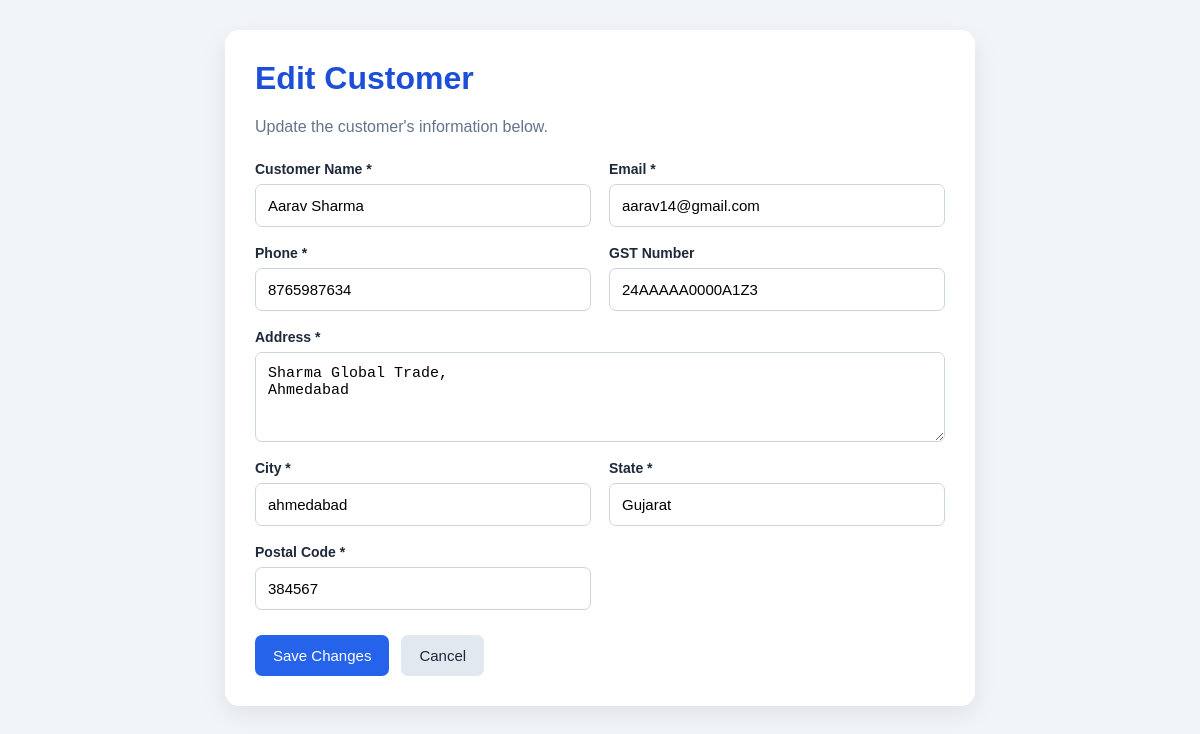
The app's page /customers/3/edit/ (signed in) with its own data.
### core/models.py (models this page shows, shortened)
class Customer(models.Model):
    name = models.CharField(max_length=100)
    email = models.EmailField(max_length=254)
    phone = models.CharField(max_length=10)
    address = models.TextField()
    city = models.CharField(max_length=100)
    state = models.CharField(max_length=100)
    postal_code = models.CharField(max_length=10)
    gst_number = models.CharField(
        max_length=15,
        blank=True,
        null=True,
        unique=True,
    )
    distributor = models.ForeignKey(
        settings.AUTH_USER_MODEL,
        on_delete=models.SET_NULL,
        null=True,
        blank=True,
        related_name="customers",
    )
    created_at = models.DateTimeField(auto_now_add=True)
    updated_at = models.DateTimeField(auto_now=True)
    class Meta:
        ordering = ["name"]
        verbose_name = "Customer"
        verbose_name_plural = "Customers"

### core/views.py (the view, shortened to what this page needs)
# urls.py: path("customers/<int:customer_id>/edit/", views.customer_edit, name="customer_edit",),
@login_required
def customer_edit(request, customer_id):
    if request.user.is_staff:
        customer = get_object_or_404(Customer, id=customer_id)
    else:
        customer = get_object_or_404(
            Customer,
            id=customer_id,
            distributor=request.user
        )
    return render(
        request,
        "customer_edit.html",
        {"customer": customer}
    )

### templates/customer_edit.html (shortened to what this page needs)
<!DOCTYPE html>
<html lang="en">
<head>
</head>
<body>
<div class="container">
    <h1>Edit Customer</h1>
    <p class="subtitle">Update the customer's information below.</p>
    <form method="POST">
        <div class="form-grid">
            <div class="field">
                <label for="name">Customer Name *</label>
                <input type="text" id="name" name="name"
                       value="{{ customer.name }}" required>
            </div>
            <div class="field">
                <label for="email">Email *</label>
                <input type="email" id="email" name="email"
                       value="{{ customer.email }}" required>
            </div>
            <div class="field">
                <label for="phone">Phone *</label>
                <input type="tel" id="phone" name="phone"
                       value="{{ customer.phone }}" required>
            </div>
            <div class="field">
                <label for="gst_number">GST Number</label>
                <input type="text" id="gst_number" name="gst_number"
                       value="{{ customer.gst_number|default_if_none:'' }}">
            </div>
            <div class="field full-width">
                <label for="address">Address *</label>
                <textarea id="address" name="address"
                          required>{{ customer.address }}</textarea>
            </div>
            <div class="field">
                <label for="city">City *</label>
                <input type="text" id="city" name="city"
                       value="{{ customer.city }}" required>
            </div>
            <div class="field">
                <label for="state">State *</label>
                <input type="text" id="state" name="state"
                       value="{{ customer.state }}" required>
            </div>
            <div class="field">
                <label for="postal_code">Postal Code *</label>
                <input type="text" id="postal_code" name="postal_code"
                       value="{{ customer.postal_code }}" required>
            </div>
        </div>
        <div class="actions">
            <button type="submit" class="btn save">Save Changes</button>
            <a href="{% url 'customer_list' %}" class="btn cancel">
                Cancel
            </a>
        </div>
    </form>
</div>
</body>
</html>

### templates/customer_edit.html (style rules this page uses)
* { box-sizing: border-box; }
body { margin: 0; padding: 30px 15px; font-family: Arial, sans-serif; background: #f1f5f9; color: #1e293b; }
.container { max-width: 750px; margin: 0 auto; padding: 30px; background: white; border-radius: 14px; box-shadow: 0 8px 25px rgba(0, 0, 0, 0.08); }
h1 { margin-top: 0; color: #1d4ed8; }
.subtitle { color: #64748b; margin-bottom: 25px; }
.form-grid { display: grid; grid-template-columns: 1fr 1fr; gap: 18px; }
.field { display: flex; flex-direction: column; gap: 7px; }
.full-width { grid-column: 1 / -1; }
label { font-weight: bold; font-size: 14px; }
input, textarea { width: 100%; padding: 12px; border: 1px solid #cbd5e1; border-radius: 7px; font-size: 15px; }
textarea { min-height: 90px; resize: vertical; }
.actions { display: flex; gap: 12px; margin-top: 25px; }
.btn { display: inline-block; padding: 12px 18px; border: none; border-radius: 7px; text-decoration: none; cursor: pointer; font-size: 15px; }
.save { background: #2563eb; color: white; }
.cancel { background: #e2e8f0; color: #1e293b; }

### records on screen
Customer: name "Aarav Sharma", email "aarav14@gmail.com", phone "8765987634", gst_number "24AAAAA0000A1Z3", address "Sharma Global Trade, Ahmedabad", city "ahmedabad", state "Gujarat", postal_code "384567"
